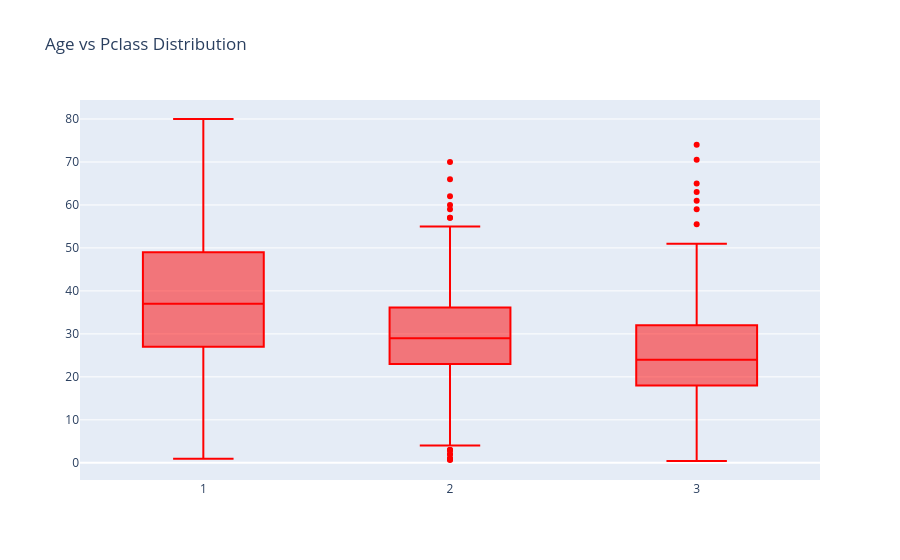

Notebook code for this chart:
### Code cell
trace = go.Box(x=data['Pclass'],
               y=data['Age'],
               marker={'color':'red'})
layout = go.Layout(title="Age vs Pclass Distribution")
fig = go.Figure(data=trace,layout = layout)
fig.show()

### Figure 1 — Plotly figure (JSON) as saved in the notebook; plotly's stock layout.template omitted (floating-point values rounded to 4 significant figures; data arrays with more than 128 entries replaced by an {"elided": "..."} marker saying what was removed)
{"data": [{"marker": {"color": "red"}, "type": "box", "x": {"elided": "891 int values"}, "y": {"elided": "891 float values"}}], "layout": {"title": {"text": "Age vs Pclass Distribution"}}}
